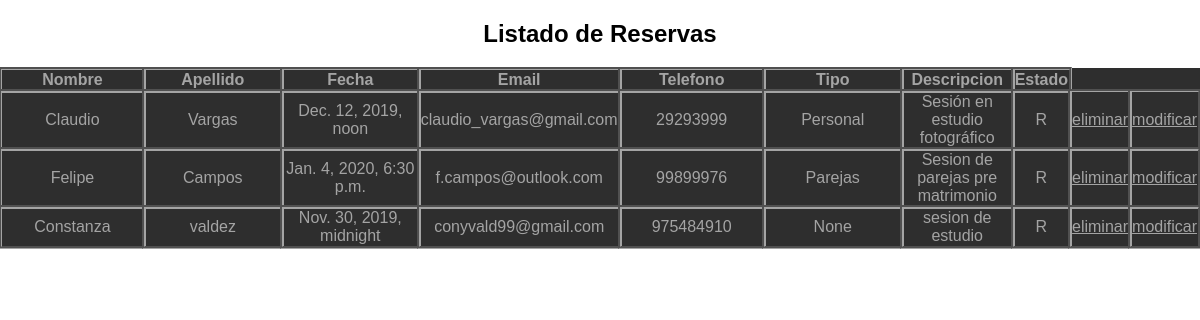
Before: /sesiones/reservas/listado/ with the older database file.
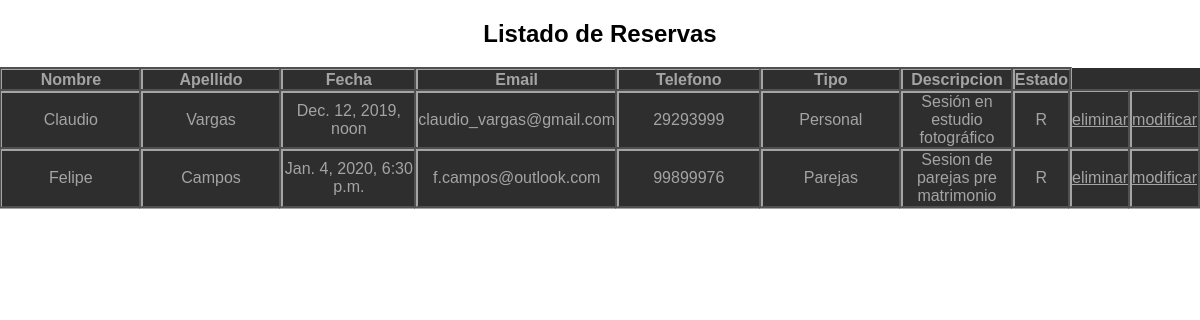
After: the same page with the newer database file.
### sesiones/models.py (models this page shows, shortened)
class Reserva(models.Model):
    nombre = models.CharField(max_length = 50)
    apellido = models.CharField(max_length = 50)
    fecha = models.DateTimeField(auto_now_add = False)
    email = models.EmailField(max_length =500)
    telefono = models.IntegerField(null=True)
    Tipo = models.ForeignKey(Tipo, on_delete=models.SET_NULL, null=True)
    descripcion = models.TextField(blank = True, null= True)
    LOAN_STATUS = (
     ('D','disponible'),
     ('R','reservado'),
    )
    status = models.CharField(
    max_length = 1,
    choices = LOAN_STATUS,
    blank = False,
    default = 'D',
    )

class Tipo(models.Model):
    sesion = models.CharField(max_length = 50)
    def __str__(self):
      return self.sesion

### sesiones/views.py (the view)
# urls.py: path('reservas/listado/', listado, name='listado'),
def listado(request):
    reserva = Reserva.objects.all()
    return render(request, 'listado.html',{'reserva': reserva})

### sesiones/templates/listado.html (shortened to what this page needs)
<!DOCTYPE html>
<html lang="es">
 <head>
  {%load static%}
    <link rel="stylesheet" href="{% static 'css/formulario.css' %}">
 </head>
 <body>
   <div class="mostrar-box">
    <form action="">
    <div class="li">
     <h2>Listado de Reservas</h2>
      <div class="container">
        <table>
          <tr>
            <th>Nombre</th>
            <th>Apellido</th>
            <th>Fecha</th>
            <th>Email</th>
            <th>Telefono</th>
            <th>Tipo</th>
            <th>Descripcion</th>
            <th>Estado</th>
          </tr>
          {% for re in reserva %}
          <tr>
            <td>{{ re.nombre }}</td>
            <td>{{ re.apellido }}</td>
            <td>{{ re.fecha }}</td>
            <td>{{ re.email }}</td>
            <td>{{ re.telefono }}</td>
            <td>{{ re.Tipo }}</td>
            <td>{{ re.descripcion }}</td>
            <td>{{ re.status }}</td>
            <td>
              <a href= " {% url 'eliminar' re.id%} ">eliminar</a>
            </td>
            <td>
              <a href= " {% url 'modificar' re.id%} ">modificar</a>
            </td>
          </tr>
          {% endfor %}
        </table>
      </div>
    </div>
    </form>
  </div>
 </body>
</html>

### sesiones/static/css/formulario.css (style rules this page uses)
body { margin: 0; padding: 0; background: url("../imagen/daniel.JPG") no-repeat center top; background-size: cover; font-family: sans-serif; height: 100vh; }
.mostrar-box h2 { text-align: center; }
table { width: 100%; text-align: center; background: #2E2E2E; color: #A4A4A4; font-family: sans-serif; }
th, td { width: 15%; text-align: center; outline: groove; }
a, a:hover, a:focus, a:active, a.active { outline: 0; }
a { color: #A4A4A4; }

Changed rows visible on the page:
removed Reserva: nombre "Constanza", apellido "valdez", fecha "Nov. 30, 2019, midnight", email "conyvald99@gmail.com", telefono "975484910", Tipo "None", descripcion "sesion de estudio", status "R"
